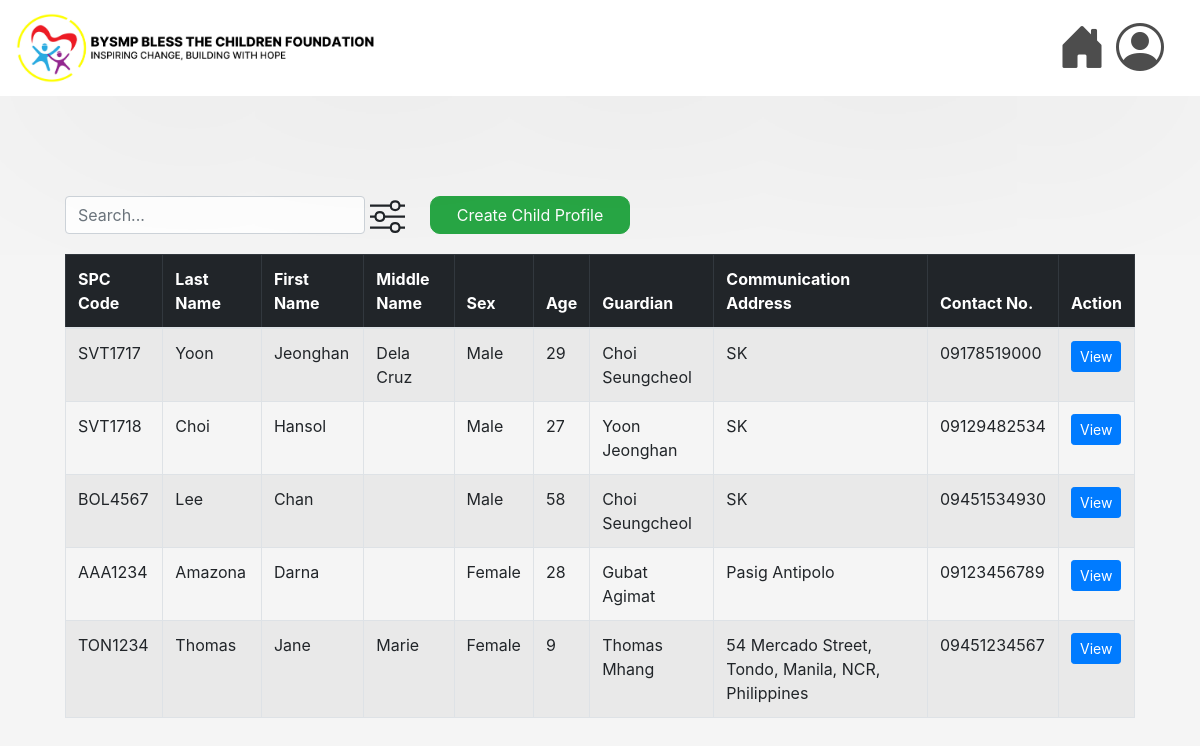
The page / on the database its author committed.
### msys42app/models.py (models this page shows, shortened)
class Child(models.Model):
    code = models.CharField(max_length=7, validators=[RegexValidator(regex=r'^[A-Za-z]{3}\d{4}$')], unique=True, null=False, blank=False)
    lastname = models.CharField(max_length=25, null=False, blank=False)
    firstname = models.CharField(max_length=50, null=False, blank=False)
    middlename = models.CharField(max_length=25, null=True)
    sex = models.CharField(max_length=6, choices=[('Male', 'Male'), ('Female', 'Female')], null=False, blank=False)
    birth = models.DateField(null=False, blank=False)
    blood_group = models.CharField(max_length=3, blank=True, null=True)
    address = models.TextField(max_length=255, null=False, blank=False)
    philhealth_number = models.CharField(max_length=14, validators=[MinLengthValidator(14)], blank=True, null=True)
    fourps_number = models.CharField(max_length=20, blank=True, null=True)
    guardian_lastname = models.CharField(max_length=25, null=False, blank=False)
    guardian_firstname = models.CharField(max_length=50, null=False, blank=False)
    guardian_middlename = models.CharField(max_length=25, null=True, blank=True)
    guardian_relationship = models.CharField(max_length=25, null=False, blank=False)
    guardian_sex = models.CharField(max_length=6, choices=[('Male', 'Male'), ('Female', 'Female')], null=False, blank=False)
    age = models.IntegerField(null=False, blank=False)

class ContactNumber(models.Model):
    child = models.ForeignKey(Child, on_delete=models.CASCADE, related_name="phone_numbers")
    number = models.CharField(max_length=11)

### msys42app/views.py (the view)
# urls.py: 2. Add a URL to urlpatterns:  path('', views.home, name='home')
def home(request):
    children = Child.objects.all()
    numbers = ContactNumber.objects.all()
    return render(request, 'msys42app/home.html', {'children': children, 'contacts':numbers })

### msys42app/templates/msys42app/home.html (shortened to what this page needs)
{% extends 'msys42app/base.html' %}
{% load static %}
{% block content %}
<div class="container-fluid" style="padding-top: 100px; padding-bottom: 20px;">
    <div class="d-flex align-items-center">
        <form method="GET" action="" class="d-flex">
            <input type="text" name="q" class="form-control" placeholder="Search..." style="width: 300px;">
        </form>
        <a class="btn btn-success " href="{% url 'create_child_profile' %}" style="width: 200px; border-radius: 10px; margin-left: 20px;">Create Child Profile</a>
    </div>
</div>
<div class="container-fluid">
    <table class="table table-bordered table-striped text-left">
        <thead class="table-dark">
            <tr>
                <th>SPC Code</th>
                <th>Last Name</th>
                <th>First Name</th>
                <th>Middle Name</th>
                <th>Sex</th>
                <th>Age</th>
                <th>Guardian</th>
                <th>Communication Address</th>
                <th>Contact No.</th>
                <th>Action</th>
            </tr>
        </thead>
        <tbody>
            {% for child in children %}
            <tr>
                <td>{{ child.code }}</td>
                <td>{{ child.lastname }}</td>
                <td>{{ child.firstname }}</td>
                <td>{{ child.middlename }}</td>
                <td>{{ child.sex }}</td>
                <td>{{ child.age }}</td>
                <td>{{ child.guardian_lastname }} {{ child.guardian_firstname }}</td>
                <td>{{ child.address }}</td>
                <td>
                    {% for number in child.phone_numbers.all %}
                        {{ number.number }}{% if not forloop.last %}, {% endif %}
                    {% endfor %}
                </td>
                <td>
                    <a class="btn btn-primary btn-sm" href="{% url 'view_child_profile' pk=child.pk%}">View</a>
                </td>
            </tr>
            {% empty %}
            <tr>
                <td colspan="10" class="text-center">No child profiles available.</td>
            </tr>
            {% endfor %}
        </tbody>
    </table>
</div>
{% endblock %}

### msys42app/templates/msys42app/base.html (shortened to what this page needs)
<!doctype html>
{% load static %}
<html lang="en">
  <head>
    <link rel="stylesheet" href="https://cdn.jsdelivr.net/npm/bootstrap@4.0.0/dist/css/bootstrap.min.css">
    <link rel="stylesheet" href="https://cdn.jsdelivr.net/npm/bootstrap-icons/font/bootstrap-icons.css">
    <link rel="stylesheet" href="{% static 'style.css' %}">
  </head>
  <body style="background-color: #f5f5f5;">
    <nav class="navbar navbar-light bg-white container-fluid d-flex justify-content-between" style="position: sticky;">
      <a class="navbar-brand" href="#">
        <img src="{% static 'logo_with_text.png' %}" height="70" alt="Logo">
      </a>
      <div class="d-flex align-items-center">
        <a href="{% url 'home' %}" class="me-3" style="font-size: 3rem;color: #4D4D4D;">
          <i class="bi bi-house-door-fill"></i>
        </a>
        <a href="#" class="me-3" style="font-size: 3rem;color: #4D4D4D; margin-left: 10px;margin-right: 20px;">
          <i class="bi bi-person-circle"></i>
        </a>
      </div>
    </nav>
    <div class="container-fluid" style="padding-left: 50px;padding-right: 50px;">
          {% block content %}
          {% endblock %}
    </div>
  </body>
</html>

### msys42app/static/style.css (style rules this page uses)
body { background-color: #f5f5f5; }
.navbar { background-color: white; box-shadow: 0px 10px 1000px rgba(0, 0, 0, 0.1); position: sticky; }
table { background-color: black; }

### rows shown on the page
Child: code "SVT1717", lastname "Yoon", firstname "Jeonghan", middlename "Dela Cruz", sex "Male", age "29", guardian_lastname "Choi", guardian_firstname "Seungcheol", address "SK"
ContactNumber: number "09178519000"
Child: code "SVT1718", lastname "Choi", firstname "Hansol", sex "Male", age "27", guardian_lastname "Yoon", guardian_firstname "Jeonghan", address "SK"
ContactNumber: number "09129482534"
Child: code "BOL4567", lastname "Lee", firstname "Chan", sex "Male", age "58", guardian_lastname "Choi", guardian_firstname "Seungcheol", address "SK"
ContactNumber: number "09451534930"
Child: code "AAA1234", lastname "Amazona", firstname "Darna", sex "Female", age "28", guardian_lastname "Gubat", guardian_firstname "Agimat", address "Pasig Antipolo"
ContactNumber: number "09123456789"
Child: code "TON1234", lastname "Thomas", firstname "Jane", middlename "Marie", sex "Female", age "9", guardian_lastname "Thomas", guardian_firstname "Mhang", address "54 Mercado Street, Tondo, Manila, NCR, Philippines"
ContactNumber: number "09451234567"
